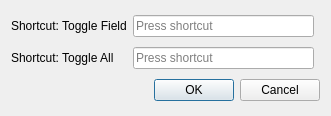
<?xml version="1.0" encoding="UTF-8"?>
<ui version="4.0">
 <class>Settings</class>
 <widget class="QDialog" name="Settings">
  <property name="windowModality">
   <enum>Qt::WindowModal</enum>
  </property>
  <property name="geometry">
   <rect>
    <x>0</x>
    <y>0</y>
    <width>331</width>
    <height>116</height>
   </rect>
  </property>
  <property name="sizePolicy">
   <sizepolicy hsizetype="Fixed" vsizetype="Fixed">
    <horstretch>0</horstretch>
    <verstretch>0</verstretch>
   </sizepolicy>
  </property>
  <property name="windowTitle">
   <string>Collapsible Fields Settings</string>
  </property>
  <layout class="QGridLayout" name="gridLayout">
   <item row="1" column="1">
    <widget class="QKeySequenceEdit" name="toggleAllShortcut">
     <property name="toolTip">
      <string>&lt;html&gt;&lt;head/&gt;&lt;body&gt;&lt;p&gt;The &amp;quot;Edit Current&amp;quot; window may be in one of two modes: obscure mode, or presentation mode. While in presentation mode, the persistent editor will &lt;span style=&quot; font-weight:600;&quot;&gt;not&lt;/span&gt; obscure the fields, when the card is currently showing the frontside of the card. This shortcut can be triggered in the editor. (default: &amp;quot;Ctrl+P&amp;quot;)&lt;/p&gt;&lt;/body&gt;&lt;/html&gt;</string>
     </property>
    </widget>
   </item>
   <item row="2" column="1" colspan="2">
    <widget class="QDialogButtonBox" name="buttonBox">
     <property name="orientation">
      <enum>Qt::Horizontal</enum>
     </property>
     <property name="standardButtons">
      <set>QDialogButtonBox::Cancel|QDialogButtonBox::Ok</set>
     </property>
    </widget>
   </item>
   <item row="1" column="0">
    <widget class="QLabel" name="toggleAllLabel">
     <property name="toolTip">
      <string>&lt;html&gt;&lt;head/&gt;&lt;body&gt;&lt;p&gt;The &amp;quot;Edit Current&amp;quot; window may be in one of two modes: obscure mode, or presentation mode. While in presentation mode, the persistent editor will &lt;span style=&quot; font-weight:600;&quot;&gt;not&lt;/span&gt; obscure the fields, when the card is currently showing the frontside of the card. This shortcut can be triggered in the editor. (default: &amp;quot;Ctrl+P&amp;quot;)&lt;/p&gt;&lt;/body&gt;&lt;/html&gt;</string>
     </property>
     <property name="text">
      <string>Shortcut: Toggle All</string>
     </property>
    </widget>
   </item>
   <item row="0" column="1">
    <widget class="QKeySequenceEdit" name="toggleFieldShortcut">
     <property name="toolTip">
      <string>&lt;html&gt;&lt;head/&gt;&lt;body&gt;&lt;p&gt;Use this shortcut to flip between the front and the back of a given card. Can be used in the reviewer window. (default: &amp;quot;C&amp;quot;)&lt;/p&gt;&lt;/body&gt;&lt;/html&gt;</string>
     </property>
    </widget>
   </item>
   <item row="0" column="0">
    <widget class="QLabel" name="toggleFieldLabel">
     <property name="toolTip">
      <string>&lt;html&gt;&lt;head/&gt;&lt;body&gt;&lt;p&gt;Use this shortcut to flip between the front and the back of a given card. Can be used in the reviewer window. (default: &amp;quot;C&amp;quot;)&lt;/p&gt;&lt;/body&gt;&lt;/html&gt;</string>
     </property>
     <property name="text">
      <string>Shortcut: Toggle Field</string>
     </property>
    </widget>
   </item>
  </layout>
 </widget>
 <resources/>
 <connections>
  <connection>
   <sender>buttonBox</sender>
   <signal>accepted()</signal>
   <receiver>Settings</receiver>
   <slot>accept()</slot>
   <hints>
    <hint type="sourcelabel">
     <x>248</x>
     <y>254</y>
    </hint>
    <hint type="destinationlabel">
     <x>157</x>
     <y>274</y>
    </hint>
   </hints>
  </connection>
  <connection>
   <sender>buttonBox</sender>
   <signal>rejected()</signal>
   <receiver>Settings</receiver>
   <slot>reject()</slot>
   <hints>
    <hint type="sourcelabel">
     <x>316</x>
     <y>260</y>
    </hint>
    <hint type="destinationlabel">
     <x>286</x>
     <y>274</y>
    </hint>
   </hints>
  </connection>
 </connections>
</ui>
